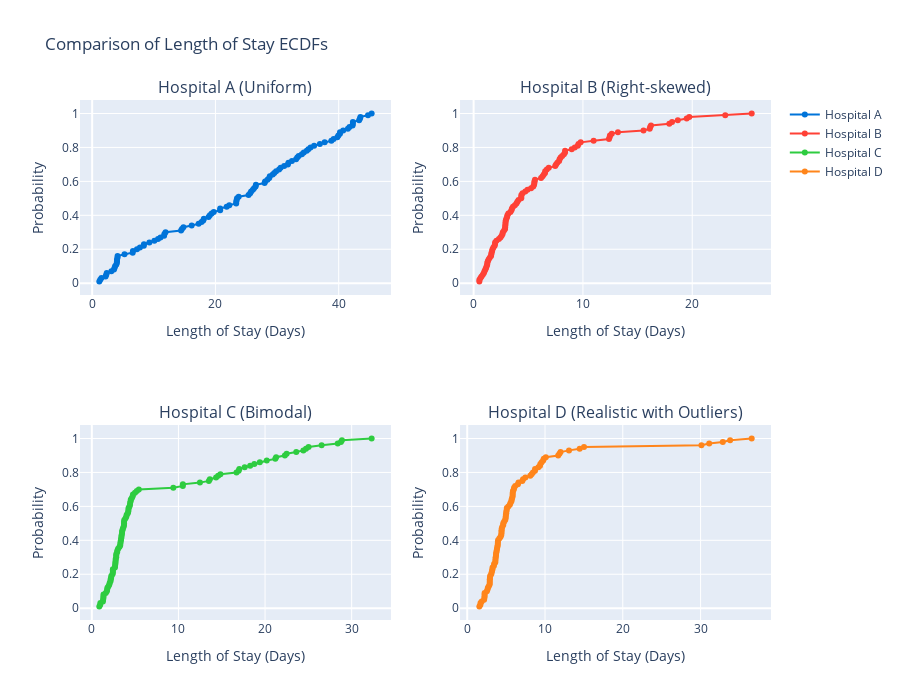

Notebook code for this chart:
### Code cell
# Create RawContinuousEmpirical objects for each dataset
distributions = {}
for hospital in hospital_data.columns:
    distributions[hospital] = RawContinuousEmpirical(
        data=hospital_data[hospital],
        random_seed=42
    )

# Example: Plot the ECDF for Hospital A (uniform distribution)
fig_a = distributions['Hospital A'].plot_ecdf(
    title="Hospital A: Length of Stay ECDF (Uniform Distribution)",
    xlabel="Length of Stay (Days)",
    ylabel="Probability"
)

# Example: Plot the ECDF for Hospital C (bimodal distribution)
fig_c = distributions['Hospital C'].plot_ecdf(
    title="Hospital C: Length of Stay ECDF (Bimodal Distribution)",
    xlabel="Length of Stay (Days)",
    ylabel="Probability",
    line_color='rgb(214, 39, 40)'
)

# Compare all hospitals in one figure
fig = make_subplots(rows=2, cols=2, 
                   subplot_titles=("Hospital A (Uniform)", 
                                   "Hospital B (Right-skewed)",
                                   "Hospital C (Bimodal)", 
                                   "Hospital D (Realistic with Outliers)"))

hospitals = list(hospital_data.columns)
colors = ['rgb(0, 116, 217)', 'rgb(255, 65, 54)', 
          'rgb(46, 204, 64)', 'rgb(255, 133, 27)']

for i, (hospital, color) in enumerate(zip(hospitals, colors)):
    row, col = i // 2 + 1, i % 2 + 1
    
    # Get the sorted data and probabilities from the distribution object
    dist = distributions[hospital]
    
    fig.add_trace(
        go.Scatter(
            x=dist.data,
            y=dist.probabilities,
            mode='lines+markers',
            line=dict(color=color),
            name=hospital
        ),
        row=row, col=col
    )

fig.update_layout(height=700, width=900, title_text="Comparison of Length of Stay ECDFs")
fig.update_xaxes(title_text="Length of Stay (Days)")
fig.update_yaxes(title_text="Probability")

fig.show()

### Figure 1 — Plotly figure (JSON) as saved in the notebook; plotly's stock layout.template omitted (floating-point values rounded to 4 significant figures)
{"data": [{"line": {"color": "rgb(0, 116, 217)"}, "mode": "lines+markers", "name": "Hospital A", "type": "scatter", "x": [1.156, 1.305, 1.502, 2.176, 2.282, 2.37, 3.117, 3.539, 3.626, 3.719, 3.92, 4.006, 4.023, 4.027, 4.113, 4.122, 5.251, 6.573, 6.613, 7.267, 7.751, 8.379, 8.396, 9.279, 10.1, 10.68, 11.09, 11.67, 11.72, 11.91, 14.42, 14.57, 14.8, 16.14, 17.27, 17.75, 18.02, 18.12, 18.89, 19.1, 19.39, 19.73, 20.77, 20.77, 21.83, 22.26, 23.37, 23.38, 23.44, 23.51, 23.77, 25.37, 25.64, 25.79, 26.07, 26.27, 26.52, 26.57, 27.97, 28.06, 28.44, 28.73, 28.82, 29.3, 29.55, 29.85, 30.32, 30.58, 31.15, 31.75, 31.85, 32.41, 33.08, 33.28, 33.51, 34.03, 34.34, 34.82, 35.08, 35.44, 36.01, 36.95, 37.73, 38.81, 39.18, 39.78, 39.95, 40.21, 40.22, 40.73, 41.49, 41.75, 42.26, 42.3, 42.3, 43.31, 43.46, 43.53, 44.75, 45.35], "xaxis": "x", "y": [0.01, 0.02, 0.03, 0.04, 0.05, 0.06, 0.07, 0.08, 0.09, 0.1, 0.11, 0.12, 0.13, 0.14, 0.15, 0.16, 0.17, 0.18, 0.19, 0.2, 0.21, 0.22, 0.23, 0.24, 0.25, 0.26, 0.27, 0.28, 0.29, 0.3, 0.31, 0.32, 0.33, 0.34, 0.35, 0.36, 0.37, 0.38, 0.39, 0.4, 0.41, 0.42, 0.43, 0.44, 0.45, 0.46, 0.47, 0.48, 0.49, 0.5, 0.51, 0.52, 0.53, 0.54, 0.55, 0.56, 0.57, 0.58, 0.59, 0.6, 0.61, 0.62, 0.63, 0.64, 0.65, 0.66, 0.67, 0.68, 0.69, 0.7, 0.71, 0.72, 0.73, 0.74, 0.75, 0.76, 0.77, 0.78, 0.79, 0.8, 0.81, 0.82, 0.83, 0.84, 0.85, 0.86, 0.87, 0.88, 0.89, 0.9, 0.91, 0.92, 0.93, 0.94, 0.95, 0.96, 0.97, 0.98, 0.99, 1.0], "yaxis": "y"}, {"line": {"color": "rgb(255, 65, 54)"}, "mode": "lines+markers", "name": "Hospital B", "type": "scatter", "x": [0.524, 0.5296, 0.631, 0.7219, 0.8381, 0.9397, 0.9975, 1.069, 1.136, 1.192, 1.244, 1.255, 1.301, 1.374, 1.471, 1.595, 1.616, 1.639, 1.695, 1.729, 1.807, 1.923, 1.952, 1.964, 2.086, 2.312, 2.453, 2.564, 2.647, 2.67, 2.786, 2.879, 2.883, 2.901, 2.912, 2.92, 2.943, 2.994, 3.067, 3.091, 3.179, 3.366, 3.461, 3.505, 3.602, 3.772, 3.917, 4.001, 4.109, 4.356, 4.361, 4.368, 4.479, 4.729, 4.927, 5.254, 5.456, 5.53, 5.56, 5.564, 5.613, 6.17, 6.312, 6.419, 6.533, 6.548, 6.694, 6.874, 7.464, 7.542, 7.658, 7.823, 7.865, 7.959, 8.101, 8.261, 8.363, 8.368, 8.973, 9.254, 9.528, 9.593, 9.797, 10.98, 12.38, 12.44, 12.47, 12.63, 13.2, 15.54, 16.11, 16.15, 16.23, 17.9, 18.15, 18.68, 19.49, 19.73, 23.02, 25.44], "xaxis": "x2", "y": [0.01, 0.02, 0.03, 0.04, 0.05, 0.06, 0.07, 0.08, 0.09, 0.1, 0.11, 0.12, 0.13, 0.14, 0.15, 0.16, 0.17, 0.18, 0.19, 0.2, 0.21, 0.22, 0.23, 0.24, 0.25, 0.26, 0.27, 0.28, 0.29, 0.3, 0.31, 0.32, 0.33, 0.34, 0.35, 0.36, 0.37, 0.38, 0.39, 0.4, 0.41, 0.42, 0.43, 0.44, 0.45, 0.46, 0.47, 0.48, 0.49, 0.5, 0.51, 0.52, 0.53, 0.54, 0.55, 0.56, 0.57, 0.58, 0.59, 0.6, 0.61, 0.62, 0.63, 0.64, 0.65, 0.66, 0.67, 0.68, 0.69, 0.7, 0.71, 0.72, 0.73, 0.74, 0.75, 0.76, 0.77, 0.78, 0.79, 0.8, 0.81, 0.82, 0.83, 0.84, 0.85, 0.86, 0.87, 0.88, 0.89, 0.9, 0.91, 0.92, 0.93, 0.94, 0.95, 0.96, 0.97, 0.98, 0.99, 1.0], "yaxis": "y2"}, {"line": {"color": "rgb(46, 204, 64)"}, "mode": "lines+markers", "name": "Hospital C", "type": "scatter", "x": [0.8636, 0.9733, 0.9869, 1.281, 1.303, 1.339, 1.345, 1.351, 1.612, 1.737, 1.773, 1.802, 1.923, 2.02, 2.069, 2.171, 2.174, 2.233, 2.247, 2.389, 2.429, 2.429, 2.432, 2.672, 2.681, 2.719, 2.721, 2.753, 2.756, 2.817, 2.819, 2.827, 2.921, 2.947, 3.03, 3.185, 3.276, 3.295, 3.319, 3.36, 3.387, 3.424, 3.432, 3.484, 3.494, 3.53, 3.593, 3.673, 3.717, 3.72, 3.723, 3.752, 3.894, 3.986, 4.025, 4.159, 4.208, 4.232, 4.242, 4.345, 4.406, 4.425, 4.478, 4.504, 4.626, 4.718, 4.749, 4.982, 5.195, 5.427, 9.407, 10.51, 10.51, 12.48, 13.52, 13.63, 14.34, 14.59, 14.85, 16.71, 16.95, 17.03, 17.65, 18.28, 18.76, 19.4, 20.2, 21.18, 21.28, 22.29, 22.49, 23.6, 24.42, 24.73, 25.02, 26.53, 28.39, 28.76, 28.88, 32.31], "xaxis": "x3", "y": [0.01, 0.02, 0.03, 0.04, 0.05, 0.06, 0.07, 0.08, 0.09, 0.1, 0.11, 0.12, 0.13, 0.14, 0.15, 0.16, 0.17, 0.18, 0.19, 0.2, 0.21, 0.22, 0.23, 0.24, 0.25, 0.26, 0.27, 0.28, 0.29, 0.3, 0.31, 0.32, 0.33, 0.34, 0.35, 0.36, 0.37, 0.38, 0.39, 0.4, 0.41, 0.42, 0.43, 0.44, 0.45, 0.46, 0.47, 0.48, 0.49, 0.5, 0.51, 0.52, 0.53, 0.54, 0.55, 0.56, 0.57, 0.58, 0.59, 0.6, 0.61, 0.62, 0.63, 0.64, 0.65, 0.66, 0.67, 0.68, 0.69, 0.7, 0.71, 0.72, 0.73, 0.74, 0.75, 0.76, 0.77, 0.78, 0.79, 0.8, 0.81, 0.82, 0.83, 0.84, 0.85, 0.86, 0.87, 0.88, 0.89, 0.9, 0.91, 0.92, 0.93, 0.94, 0.95, 0.96, 0.97, 0.98, 0.99, 1.0], "yaxis": "y3"}, {"line": {"color": "rgb(255, 133, 27)"}, "mode": "lines+markers", "name": "Hospital D", "type": "scatter", "x": [1.558, 1.695, 1.71, 1.862, 2.168, 2.208, 2.23, 2.233, 2.236, 2.525, 2.606, 2.655, 2.774, 2.884, 2.892, 2.894, 2.903, 2.923, 2.945, 3.084, 3.138, 3.194, 3.245, 3.255, 3.432, 3.447, 3.606, 3.621, 3.636, 3.657, 3.698, 3.704, 3.746, 3.788, 3.826, 3.874, 3.914, 3.931, 3.939, 3.966, 4.124, 4.271, 4.367, 4.403, 4.407, 4.416, 4.439, 4.512, 4.632, 4.633, 4.735, 4.89, 4.93, 4.953, 4.973, 5.016, 5.028, 5.081, 5.092, 5.283, 5.478, 5.559, 5.68, 5.706, 5.779, 5.837, 5.841, 5.849, 5.881, 5.989, 6.022, 6.169, 6.521, 6.595, 7.078, 7.182, 7.476, 8.106, 8.281, 8.451, 8.711, 8.72, 9.149, 9.354, 9.401, 9.57, 9.767, 9.838, 10.1, 11.7, 11.85, 12.0, 13.09, 14.46, 15.02, 30.11, 31.11, 32.86, 33.8, 36.57], "xaxis": "x4", "y": [0.01, 0.02, 0.03, 0.04, 0.05, 0.06, 0.07, 0.08, 0.09, 0.1, 0.11, 0.12, 0.13, 0.14, 0.15, 0.16, 0.17, 0.18, 0.19, 0.2, 0.21, 0.22, 0.23, 0.24, 0.25, 0.26, 0.27, 0.28, 0.29, 0.3, 0.31, 0.32, 0.33, 0.34, 0.35, 0.36, 0.37, 0.38, 0.39, 0.4, 0.41, 0.42, 0.43, 0.44, 0.45, 0.46, 0.47, 0.48, 0.49, 0.5, 0.51, 0.52, 0.53, 0.54, 0.55, 0.56, 0.57, 0.58, 0.59, 0.6, 0.61, 0.62, 0.63, 0.64, 0.65, 0.66, 0.67, 0.68, 0.69, 0.7, 0.71, 0.72, 0.73, 0.74, 0.75, 0.76, 0.77, 0.78, 0.79, 0.8, 0.81, 0.82, 0.83, 0.84, 0.85, 0.86, 0.87, 0.88, 0.89, 0.9, 0.91, 0.92, 0.93, 0.94, 0.95, 0.96, 0.97, 0.98, 0.99, 1.0], "yaxis": "y4"}], "layout": {"annotations": [{"font": {"size": 16}, "showarrow": false, "text": "Hospital A (Uniform)", "x": 0.225, "xanchor": "center", "xref": "paper", "y": 1, "yanchor": "bottom", "yref": "paper"}, {"font": {"size": 16}, "showarrow": false, "text": "Hospital B (Right-skewed)", "x": 0.775, "xanchor": "center", "xref": "paper", "y": 1, "yanchor": "bottom", "yref": "paper"}, {"font": {"size": 16}, "showarrow": false, "text": "Hospital C (Bimodal)", "x": 0.225, "xanchor": "center", "xref": "paper", "y": 0.375, "yanchor": "bottom", "yref": "paper"}, {"font": {"size": 16}, "showarrow": false, "text": "Hospital D (Realistic with Outliers)", "x": 0.775, "xanchor": "center", "xref": "paper", "y": 0.375, "yanchor": "bottom", "yref": "paper"}], "height": 700, "title": {"text": "Comparison of Length of Stay ECDFs"}, "width": 900, "xaxis": {"anchor": "y", "domain": [0, 0.45], "title": {"text": "Length of Stay (Days)"}}, "xaxis2": {"anchor": "y2", "domain": [0.55, 1], "title": {"text": "Length of Stay (Days)"}}, "xaxis3": {"anchor": "y3", "domain": [0, 0.45], "title": {"text": "Length of Stay (Days)"}}, "xaxis4": {"anchor": "y4", "domain": [0.55, 1], "title": {"text": "Length of Stay (Days)"}}, "yaxis": {"anchor": "x", "domain": [0.625, 1], "title": {"text": "Probability"}}, "yaxis2": {"anchor": "x2", "domain": [0.625, 1], "title": {"text": "Probability"}}, "yaxis3": {"anchor": "x3", "domain": [0, 0.375], "title": {"text": "Probability"}}, "yaxis4": {"anchor": "x4", "domain": [0, 0.375], "title": {"text": "Probability"}}}}
